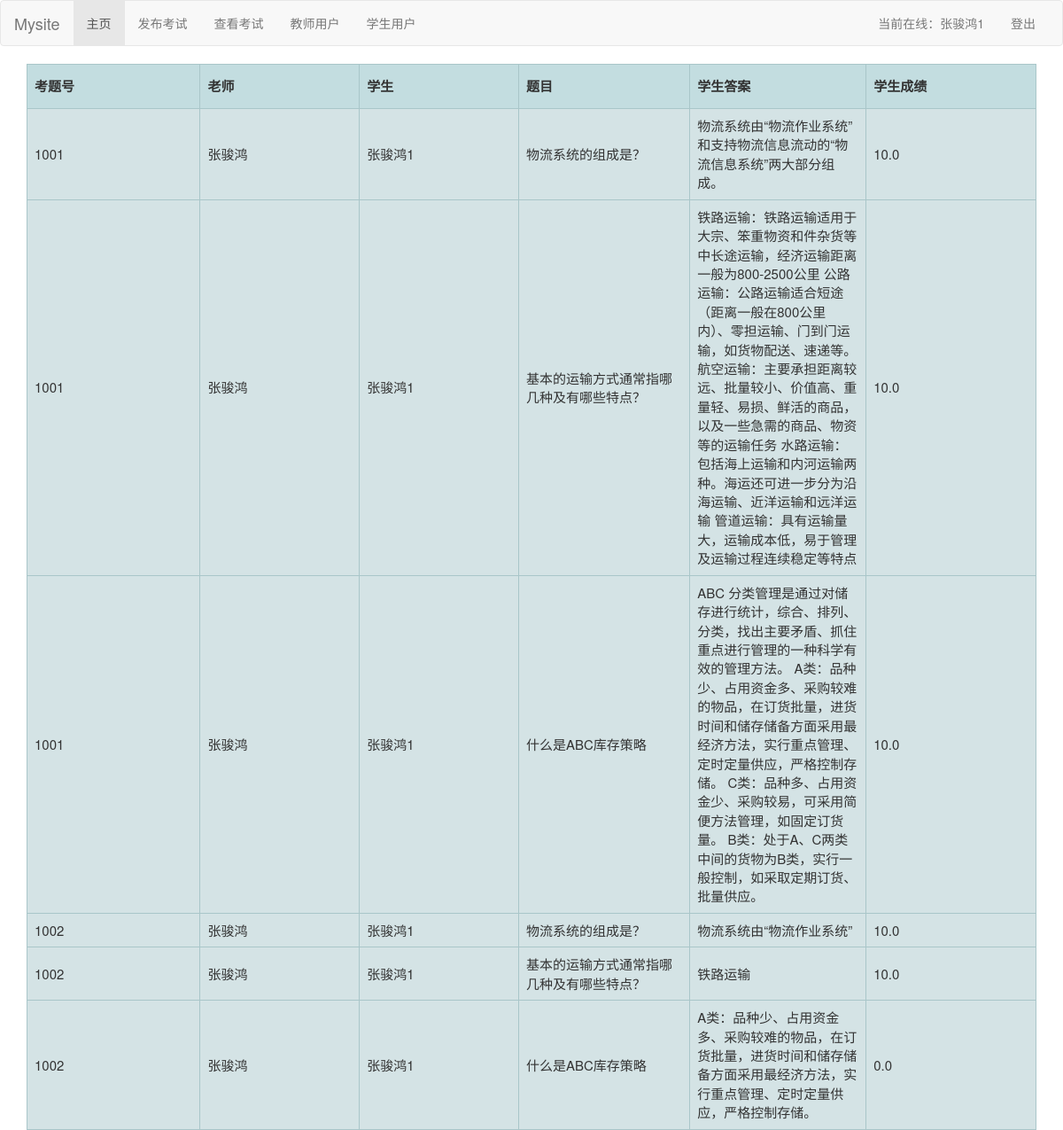
The page /table/ (signed in) on the database its author committed.
### word/models.py (models this page shows, shortened)
class Teacher(models.Model):
    text_order = models.IntegerField()
    name = models.CharField(max_length=128)
    number = models.IntegerField()
    text = models.CharField(max_length=1000)
    answer = models.CharField(max_length=1000)
    keyword = models.CharField(max_length=1000)
    test_number = models.IntegerField()
    num = models.IntegerField()
    subject = models.CharField(max_length=128)
    class Meta1:
        ordering = ["name"]
        verbose_name = "教师"
        verbose_name_plural = "教师"

class Student(models.Model):
    name = models.CharField(max_length=128)
    answer = models.CharField(max_length=1000)
    text_order = models.IntegerField()
    test_number = models.IntegerField()
    grade = models.FloatField()
    num = models.IntegerField()
    class Meta2:
        ordering = ["name", "text_order"]
        verbose_name = "学生"
        verbose_name_plural = "学生"

### word/views.py (the view)
# urls.py: path('table/', views.table),
def table(request):
    if request.method == 'GET':
        test_number = []
        teacher_text = []
        teacher_name = []
        student_name = []
        student_answer = []
        student_grade = []
        word_test = []
        teacher_count = models.TeacherUser.objects.values_list('Teacher_number').count()
        teacher_all = models.TeacherUser.objects.values_list('Teacher_number', flat=True)
        student_count = models.User.objects.all().values_list('name').count()
        student_all = models.User.objects.values_list('name', flat=True)
        for i in range(teacher_count):
            teacher_number = teacher_all[i]
            teacher_words = models.Teacher.objects.filter(number=teacher_number)
            for y in range(student_count):
                student_test = student_all[y]
                student_words = models.Student.objects.filter(name=student_test)
                word_count = models.Student.objects.filter(name=student_test).count()
                for x in range(word_count):
                    word_test.append(student_words[x].test_number)
                    teacher_text.append(teacher_words[x].text)
                    teacher_name.append(teacher_words[x].name)
                    student_name.append(student_words[x].name)
                    student_answer.append(student_words[x].answer)
                    student_grade.append(student_words[x].grade)
        result_all = zip(word_test, teacher_name, student_name, teacher_text, student_answer, student_grade)
        return render(request, 'table.html', locals())
    return render(request, 'table.html', locals())

### templates/table.html (shortened to what this page needs)
{% extends 'test_admin.html' %}
{% load staticfiles %}
{% block css %} <link href="{% static 'css/table.css' %}" rel="stylesheet"/> {% endblock %}
{% block content %}
    <div class="container">
          <table class="hovertable">
            <tr>
                <th>考题号</th><th>老师</th><th>学生</th><th>题目</th><th>学生答案</th><th>学生成绩</th>
            </tr>
              {% for word_test,teacher_name,student_name,teacher_text,student_answer,student_grade in result_all %}
                  <tr onmouseover="this.style.backgroundColor='#ffff66';" onmouseout="this.style.backgroundColor='#d4e3e5';">
                      <td>{{ word_test }}</td>
                      <td>{{ teacher_name }}</td>
                      <td>{{ student_name }}</td>
                      <td>{{ teacher_text }}</td>
                      <td>{{ student_answer }}</td>
                      <td>{{ student_grade }}</td>
                  </tr>
              {% endfor %}
        </table>
    </div>
{% endblock %}

### static/css/table.css (style rules this page uses)
table.hovertable { font-size:15px; color:#333333; border-width: 1px; border-color: #999999; border-collapse: collapse; }
table.hovertable th { background-color:#c3dde0; border-width: 1px; height: 50px; width: 1000px; padding: 8px; border-style: solid; border-color: #a9c6c9; }
table.hovertable tr { background-color:#d4e3e5; width: 1000px; }
table.hovertable td { border-width: 1px; width: 1000px; padding: 8px; border-style: solid; border-color: #a9c6c9; }

### rows shown on the page
Teacher: result_all "张骏鸿", result_all "物流系统的组成是？"
Student: result_all "张骏鸿1", result_all "物流系统由“物流作业系统”和支持物流信息流动的“物流信息系统”两大部分组成。", result_all "10.0"
Teacher: result_all "张骏鸿", result_all "基本的运输方式通常指哪几种及有哪些特点？"
Student: result_all "张骏鸿1", result_all "铁路运输：铁路运输适用于大宗、笨重物资和件杂货等中长途运输，经济运输距离一般为800-2500公里 公路运输：公路运输适合短途（距离一般在800公里内）、零担运输、门到门运输，如货物配送、速递等。 航空运输：主要承担距离较远、批量较小、价值高、重量轻、易损、鲜活的商品，以及一些急需的商品、物资等的运输任务 水路运输：包括海上运输和内河运输两种。海运还可进一步分为沿海运输、近洋运输和远洋运输 管道运输：具有运输量大，运输成本低，易于管理及运输过程连续稳定等特点", result_all "10.0"
Teacher: result_all "张骏鸿", result_all "什么是ABC库存策略"
Student: result_all "张骏鸿1", result_all "ABC 分类管理是通过对储存进行统计，综合、排列、分类，找出主要矛盾、抓住重点进行管理的一种科学有效的管理方法。 A类：品种少、占用资金多、采购较难的物品，在订货批量，进货时间和储存储备方面采用最经济方法，实行重点管理、定时定量供应，严格控制存储。 C类：品种多、占用资金少、采购较易，可采用简便方法管理，如固定订货量。 B类：处于A、C两类中间的货物为B类，实行一般控制，如采取定期订货、批量供应。", result_all "10.0"
Teacher: result_all "张骏鸿", result_all "物流系统的组成是？"
Student: result_all "张骏鸿1", result_all "物流系统由“物流作业系统”", result_all "10.0"
Teacher: result_all "张骏鸿", result_all "基本的运输方式通常指哪几种及有哪些特点？"
Student: result_all "张骏鸿1", result_all "铁路运输", result_all "10.0"
Teacher: result_all "张骏鸿", result_all "什么是ABC库存策略"
Student: result_all "张骏鸿1", result_all "A类：品种少、占用资金多、采购较难的物品，在订货批量，进货时间和储存储备方面采用最经济方法，实行重点管理、定时定量供应，严格控制存储。", result_all "0.0"

### other values the page prints
{{ request.session.user_name }} "张骏鸿1"
{{ word_test }} "1001" "1001" "1001" "1002" "1002" "1002"
